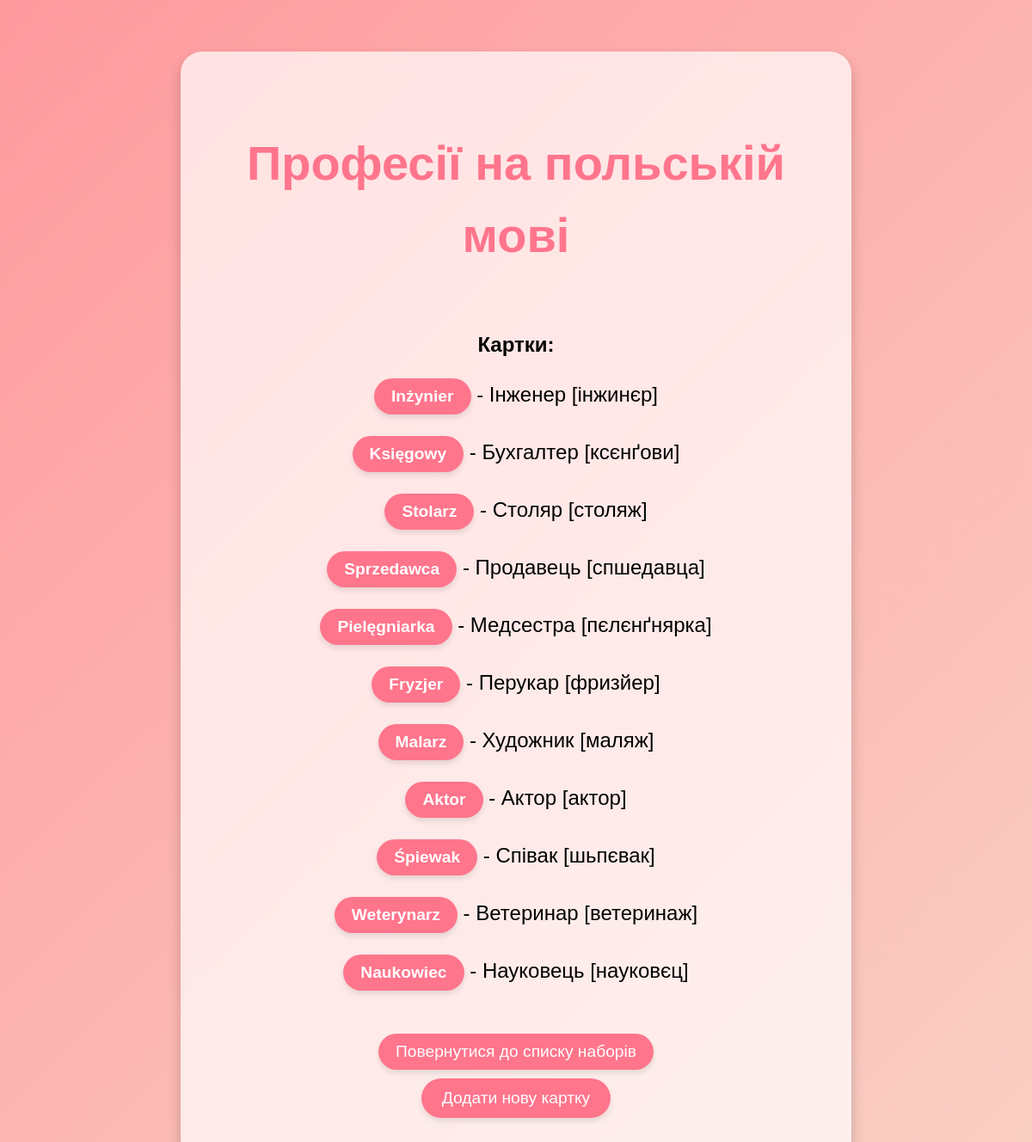
The app's page /card-set/3/ with its own data.
### cards/models.py (models this page shows, shortened)
class CardSet(models.Model):
    name = models.CharField(max_length=200)
    description = models.TextField(blank=True, null=True)
    created_at = models.DateTimeField(auto_now_add=True)
    owner = models.ForeignKey(User, on_delete=models.CASCADE)
    rating = models.FloatField(default=0.0)   # Поле для зберігання рейтингу

class Card(models.Model):
    term = models.CharField(max_length=200)
    definition = models.TextField()
    card_set = models.ForeignKey(CardSet, on_delete=models.CASCADE, related_name='cards')

### cards/views.py (the view)
# urls.py: path('card-set/<int:pk>/', views.card_set_detail, name='card_set_detail'),
def card_set_detail(request, pk):
    card_set = get_object_or_404(CardSet, pk=pk)
    return render(request, 'cards/card_set_detail.html', {'card_set': card_set})

### cards/templates/cards/card_set_detail.html (shortened to what this page needs)
{% load static %}
<link rel="stylesheet" href="{% static 'cards/styles.css' %}">
<!DOCTYPE html>
<html lang="uk">
<head>
</head>
<body class="card-detail-container">
    <div class="card">
        <h1 class="word-term">{{ card_set.name }}</h1>
        <h2>Картки:</h2>
        <ul>
            {% for card in card_set.cards.all %}
                <li>
                    <strong>
                        {% if card.id %}
                            <a href="{% url 'card_detail' card.id %}" class="arrow">{{ card.term }}</a>
                        {% else %}
                            {{ card.term }} (недоступно)
                        {% endif %}
                    </strong>
                    - {{ card.definition }}
                </li>
            {% empty %}
                <li>Немає доступних карток.</li>
            {% endfor %}
        </ul>
        <div class="return-home">
            <a href="{% url 'home' %}" class="arrow">Повернутися до списку наборів</a>
        </div>
        <div class="add-card">
            <a href="{% url 'add_card' card_set.pk %}" class="arrow">Додати нову картку</a>
        </div>
    </div>
</body>
</html>

### cards/static/cards/styles.css (style rules this page uses)
body { margin: 0; padding: 0; font-family: 'Arial', sans-serif; animation: fadeIn 0.5s ease-in-out; background: linear-gradient(135deg, #ff9a9e, #fad0c4); }
.card-detail-container { display: flex; flex-direction: column; align-items: center; justify-content: center; min-height: 100vh; text-align: center; padding: 20px; }
.card { background: rgba(255, 255, 255, 0.7); backdrop-filter: blur(155px); padding: 40px; border-radius: 25px; box-shadow: 0 8px 16px rgba(0, 0, 0, 0.2); width: 90%; max-width: 600px; text-align: center; margin: 20px 0; }
.word-term { font-size: 3.5rem; font-weight: bold; color: #ff758c; margin-bottom: 20px; line-height: 1.5; }
ul { list-style-type: none; padding: 0; margin: 0; }
li { font-size: 1.5rem; margin-bottom: 15px; text-align: center; }
li .arrow { display: inline-block; padding: 10px 20px; font-size: 1.2rem; margin: 5px 0; color: #fff; background: #ff758c; border-radius: 25px; text-decoration: none; transition: background 0.3s ease, transform 0.2s ease; }
.return-home { margin-top: 20px; }
.return-home .arrow { font-size: 1.2rem; color: #fff; background: #ff758c; padding: 10px 20px; border-radius: 25px; text-decoration: none; transition: background 0.3s ease, transform 0.2s ease; }
.card-detail-container { display: flex; flex-direction: column; align-items: center; justify-content: flex-start; min-height: 100vh; padding-top: 40px; text-align: center; }
.card { background: rgba(255, 255, 255, 0.7); backdrop-filter: blur(10px); padding: 50px 40px; border-radius: 25px; box-shadow: 0 8px 16px rgba(0, 0, 0, 0.2); width: 90%; max-width: 700px; min-height: 400px; text-align: center; margin-top: 20px; }
.card { display: flex; flex-direction: column; align-items: center; justify-content: center; background: rgba(255, 255, 255, 0.7); backdrop-filter: blur(10px); padding: 50px 40px; border-radius: 25px; box-shadow: 0 8px 16px rgba(0, 0, 0, 0.2); width: 90%; max-width: 700px; min-height: 400px; text-align: center; margin-top: 20px; }
.arrow { font-size: 1.2rem; color: #fff; text-decoration: none; padding: 12px 24px; background: #ff758c; border-radius: 25px; display: inline-block; margin-top: 10px; transition: background 0.3s ease, transform 0.2s ease; }
.arrow { font-size: 1.2rem; color: #fff; text-decoration: none; padding: 12px 24px; background: #ff758c; border: none; border-radius: 25px; display: inline-block; margin-top: 10px; transition: background 0.3s ease, transform 0.2s ease; box-shadow: 0 4px 6px rgba(0, 0, 0, 0.1); }

### records on screen
CardSet: name "Професії на польській мові"
Card: term "Inżynier", definition "Інженер [інжинєр]"
Card: term "Księgowy", definition "Бухгалтер [ксєнґови]"
Card: term "Stolarz", definition "Столяр [столяж]"
Card: term "Sprzedawca", definition "Продавець [спшедавца]"
Card: term "Pielęgniarka", definition "Медсестра [пєлєнґнярка]"
Card: term "Fryzjer", definition "Перукар [фризйер]"
Card: term "Malarz", definition "Художник [маляж]"
Card: term "Aktor", definition "Актор [актор]"
Card: term "Śpiewak", definition "Співак [шьпєвак]"
Card: term "Weterynarz", definition "Ветеринар [ветеринаж]"
Card: term "Naukowiec", definition "Науковець [науковєц]"
